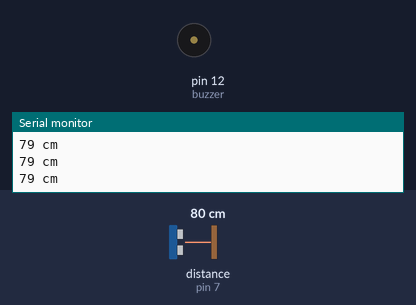
This sketch was run on a simulated Arduino Uno, built with avr-gcc and run on an emulated ATmega328P. On the bench: buzzer (waves = sounding), the last lines printed to the serial monitor. Wiring (inferred from the names in the program): ultrasonic range finder: trigger pin 8; echo pin 7. Inputs (shaded band) come from the test bench; at power-on: distance to the obstacle (sensor on pin 7) 80 cm. The echo pulse lasts 58.3 µs per cm.

Above: at 1.3 s.
1.4 s: distance to the obstacle (sensor on pin 7) set to 9 cm
At 2.2 s:
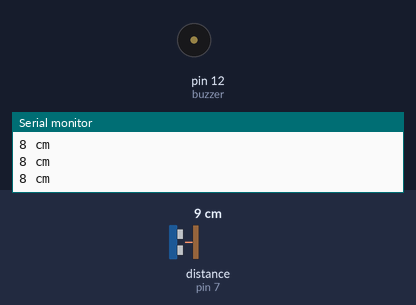
4.4 s: distance to the obstacle (sensor on pin 7) set to 95 cm
7.4 s: distance to the obstacle (sensor on pin 7) set to 105 cm
9.0 s: distance to the obstacle (sensor on pin 7) set to 2 cm
At 10.0 s:
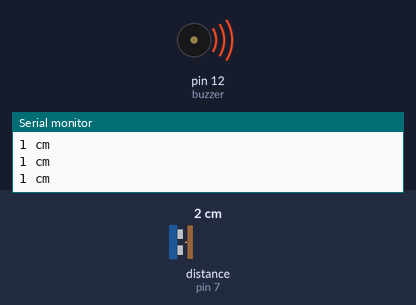
Timing chart, 0 to 13.0 s (numbered marks = the images above; inputs shaded):
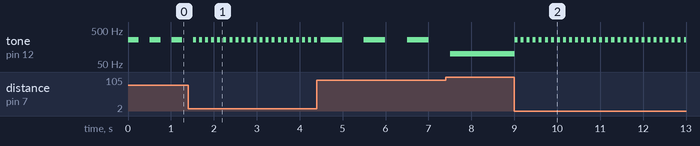

Measured:
- after the input at 1.4 s, tone on pin 12 (buzzer): alternates 255 Hz for 0.07 s and silent for 0.07 s, starting after 0.19 s
- after the input at 9.0 s, tone on pin 12 (buzzer): alternates 255 Hz for 0.07 s and silent for 0.07 s, starting at once
- by itself, tone on pin 12 (buzzer): alternates 255 Hz for 0.25 s and silent for 0.26 s

The sketch:

sketch_oct10a.ino
```cpp
#define trigPin 8  // These lines assign names to values
#define echoPin 7  // so they can be easily identified.
#define buzzer 12  // These are set before the code

/* This section of code below runs only one time.
 * It enables the serial monitor to see output and
 * sets the pins to input or output.
*/
void setup() {
  Serial.begin (9600);
  pinMode(trigPin, OUTPUT);
  pinMode(echoPin, INPUT);
  pinMode(buzzer, OUTPUT);
}

/* The remaining part of the code runs in a constant loop.
 * It triggers the ultrasonic sensor and calculates the
 * time it took for the sound waves to return.  It converts
 * the time in milliseconds into distance in centimeters.
 */
void loop() {
  long duration, distance;
  digitalWrite(trigPin, LOW);
  delayMicroseconds(2);
  digitalWrite(trigPin, HIGH);
  delayMicroseconds(10);
  digitalWrite(trigPin, LOW);
  duration = pulseIn(echoPin, HIGH);
  distance = (duration/2) / 29.1;
  Serial.print(distance);
    Serial.println(" cm");

// This part of the code below determines whether to
// beep depending on the distance detected. If the objectd n
// is within 62 start the beeps.


if (distance<100 and distance>80)
                         {tone(buzzer,255);
                          delay(500);
                          tone(buzzer,0);
                          delay(500); }    //sound buzzer every second if obstacle distance is between 30-45cm.


   else if (distance<80 and distance>30)
                          {tone(buzzer,255);
                           delay(250);
                           tone(buzzer,0);
                           delay(250); }   //sound buzzer every 0.25 seconds if obstacle distance is between 18-30cm.


   else if (distance<30 and distance>0)  {tone(buzzer,255);
                           delay(70);
                           tone(buzzer,0);
                           delay(70); }    //sound buzzer every 0.07 seconds if obstacle distance is between 0-18cm.


   else                     tone(buzzer,100); //long
}
```
